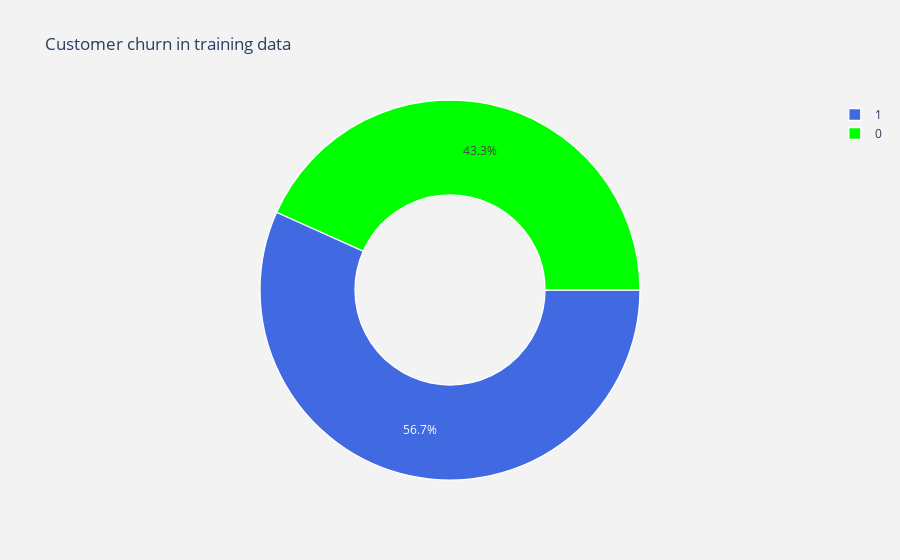

Notebook cell for this chart:
### Markdown cell above
<a id="3.1"></a>
## <b>3.1 <span style='color:#2b4f92'> Customer churn in Train Data </span></b>

### Code cell
trace = go.Pie(labels = df["Churn"].value_counts().keys().tolist(),
               values = df["Churn"].value_counts().values.tolist(),
               marker = dict(colors = ['royalblue','lime'],
                             line = dict(color = "white", width =  1.3)
                            ),
               rotation = 90,
               hoverinfo = "label+value+text",
               hole = .5
              )
layout = go.Layout(dict(title = "Customer churn in training data",
                        plot_bgcolor = "rgb(243,243,243)",
                        paper_bgcolor = "rgb(243,243,243)",
                       )
                  )
data = [trace]
fig = go.Figure(data = data, layout = layout)
py.iplot(fig)

### Figure 1 — Plotly figure (JSON) as saved in the notebook; plotly's stock layout.template omitted (floating-point values rounded to 4 significant figures)
{"data": [{"hole": 0.5, "hoverinfo": "label+value+text", "labels": [1, 0], "marker": {"colors": ["royalblue", "lime"], "line": {"color": "white", "width": 1.3}}, "rotation": 90, "type": "pie", "values": [249999, 190833]}], "layout": {"paper_bgcolor": "rgb(243,243,243)", "plot_bgcolor": "rgb(243,243,243)", "title": {"text": "Customer churn in training data"}}}
